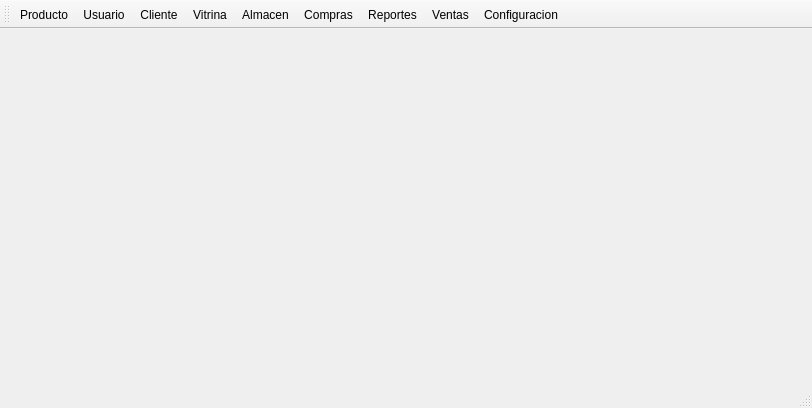
<?xml version="1.0" encoding="UTF-8"?>
<ui version="4.0">
 <class>MainWindow</class>
 <widget class="QMainWindow" name="MainWindow">
  <property name="geometry">
   <rect>
    <x>0</x>
    <y>0</y>
    <width>812</width>
    <height>408</height>
   </rect>
  </property>
  <property name="windowTitle">
   <string>MainWindow</string>
  </property>
  <widget class="QWidget" name="centralWidget"/>
  <widget class="QMenuBar" name="menuBar">
   <property name="geometry">
    <rect>
     <x>0</x>
     <y>0</y>
     <width>812</width>
     <height>25</height>
    </rect>
   </property>
  </widget>
  <widget class="QToolBar" name="mainToolBar">
   <property name="iconSize">
    <size>
     <width>40</width>
     <height>40</height>
    </size>
   </property>
   <property name="toolButtonStyle">
    <enum>Qt::ToolButtonTextBesideIcon</enum>
   </property>
   <attribute name="toolBarArea">
    <enum>TopToolBarArea</enum>
   </attribute>
   <attribute name="toolBarBreak">
    <bool>false</bool>
   </attribute>
   <addaction name="actionProducto"/>
   <addaction name="actionUsuario"/>
   <addaction name="actionCliente"/>
   <addaction name="actionVitrina"/>
   <addaction name="actionAlmacen"/>
   <addaction name="actionCompras"/>
   <addaction name="actionReportes"/>
   <addaction name="actionVentas"/>
   <addaction name="actionConfiguracion"/>
  </widget>
  <widget class="QStatusBar" name="statusBar"/>
  <action name="actionProducto">
   <property name="checkable">
    <bool>false</bool>
   </property>
   <property name="checked">
    <bool>false</bool>
   </property>
   <property name="enabled">
    <bool>true</bool>
   </property>
   <property name="icon">
    <iconset resource="Icons/Icons.qrc">
     <normaloff>:/Icons/file-roller.png</normaloff>:/Icons/file-roller.png</iconset>
   </property>
   <property name="text">
    <string>Producto</string>
   </property>
   <property name="shortcut">
    <string>Ctrl+Alt+P</string>
   </property>
  </action>
  <action name="actionUsuario">
   <property name="icon">
    <iconset resource="Icons/Icons.qrc">
     <normaloff>:/Icons/users.png</normaloff>:/Icons/users.png</iconset>
   </property>
   <property name="text">
    <string>Usuario</string>
   </property>
   <property name="shortcut">
    <string>Ctrl+Alt+U</string>
   </property>
  </action>
  <action name="actionCliente">
   <property name="icon">
    <iconset resource="Icons/Icons.qrc">
     <normaloff>:/Icons/clients.png</normaloff>:/Icons/clients.png</iconset>
   </property>
   <property name="text">
    <string>Cliente</string>
   </property>
   <property name="shortcut">
    <string>Ctrl+Alt+C</string>
   </property>
  </action>
  <action name="actionVitrina">
   <property name="icon">
    <iconset resource="Icons/Icons.qrc">
     <normaloff>:/Icons/inventory-maintenance.png</normaloff>:/Icons/inventory-maintenance.png</iconset>
   </property>
   <property name="text">
    <string>Vitrina</string>
   </property>
   <property name="shortcut">
    <string>Ctrl+Alt+V</string>
   </property>
  </action>
  <action name="actionAlmacen">
   <property name="icon">
    <iconset resource="Icons/Icons.qrc">
     <normaloff>:/Icons/file-roller.png</normaloff>:/Icons/file-roller.png</iconset>
   </property>
   <property name="text">
    <string>Almacen</string>
   </property>
   <property name="shortcut">
    <string>Ctrl+Alt+A</string>
   </property>
  </action>
  <action name="actionCompras">
   <property name="icon">
    <iconset resource="Icons/Icons.qrc">
     <normaloff>:/Icons/shopping-cart_basic_blue.png</normaloff>:/Icons/shopping-cart_basic_blue.png</iconset>
   </property>
   <property name="text">
    <string>Compras</string>
   </property>
   <property name="shortcut">
    <string>Ctrl+Alt+O</string>
   </property>
  </action>
  <action name="actionReportes">
   <property name="icon">
    <iconset resource="Icons/Icons.qrc">
     <normaloff>:/Icons/abiword.png</normaloff>:/Icons/abiword.png</iconset>
   </property>
   <property name="text">
    <string>Reportes</string>
   </property>
   <property name="shortcut">
    <string>Ctrl+Alt+R</string>
   </property>
  </action>
  <action name="actionVentas">
   <property name="icon">
    <iconset resource="Icons/Icons.qrc">
     <normaloff>:/Icons/ticket.png</normaloff>:/Icons/ticket.png</iconset>
   </property>
   <property name="text">
    <string>Ventas</string>
   </property>
   <property name="shortcut">
    <string>Ctrl+Alt+N</string>
   </property>
  </action>
  <action name="actionConfiguracion">
   <property name="icon">
    <iconset resource="Icons/Icons.qrc">
     <normaloff>:/Icons/1349716392_monotone_wrench_settings.png</normaloff>:/Icons/1349716392_monotone_wrench_settings.png</iconset>
   </property>
   <property name="text">
    <string>Configuracion</string>
   </property>
   <property name="shortcut">
    <string>Ctrl+F</string>
   </property>
  </action>
 </widget>
 <layoutdefault spacing="6" margin="11"/>
 <resources>
  <include location="Icons/Icons.qrc"/>
 </resources>
 <connections/>
</ui>
